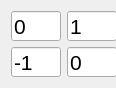
      <widget class="QWidget" name="layoutWidget">
       <property name="geometry">
        <rect>
         <x>89</x>
         <y>90</y>
         <width>116</width>
         <height>72</height>
        </rect>
       </property>
       <layout class="QFormLayout" name="formLayout_17">
        <item row="0" column="0">
         <layout class="QFormLayout" name="formLayout_15">
          <item row="0" column="0">
           <widget class="QLineEdit" name="lineEdit_A00">
            <property name="maximumSize">
             <size>
              <width>50</width>
              <height>30</height>
             </size>
            </property>
            <property name="font">
             <font>
              <pointsize>16</pointsize>
             </font>
            </property>
            <property name="text">
             <string>0</string>
            </property>
           </widget>
          </item>
          <item row="0" column="1">
           <widget class="QLineEdit" name="lineEdit_A01">
            <property name="maximumSize">
             <size>
              <width>50</width>
              <height>30</height>
             </size>
            </property>
            <property name="font">
             <font>
              <pointsize>16</pointsize>
             </font>
            </property>
            <property name="text">
             <string>1</string>
            </property>
           </widget>
          </item>
         </layout>
        </item>
        <item row="1" column="0">
         <layout class="QFormLayout" name="formLayout_16">
          <item row="0" column="0">
           <widget class="QLineEdit" name="lineEdit_A10">
            <property name="maximumSize">
             <size>
              <width>50</width>
              <height>30</height>
             </size>
            </property>
            <property name="font">
             <font>
              <pointsize>16</pointsize>
             </font>
            </property>
            <property name="text">
             <string>-1</string>
            </property>
           </widget>
          </item>
          <item row="0" column="1">
           <widget class="QLineEdit" name="lineEdit_A11">
            <property name="maximumSize">
             <size>
              <width>50</width>
              <height>30</height>
             </size>
            </property>
            <property name="font">
             <font>
              <pointsize>16</pointsize>
             </font>
            </property>
            <property name="text">
             <string>0</string>
            </property>
           </widget>
          </item>
         </layout>
        </item>
       </layout>
      </widget>
